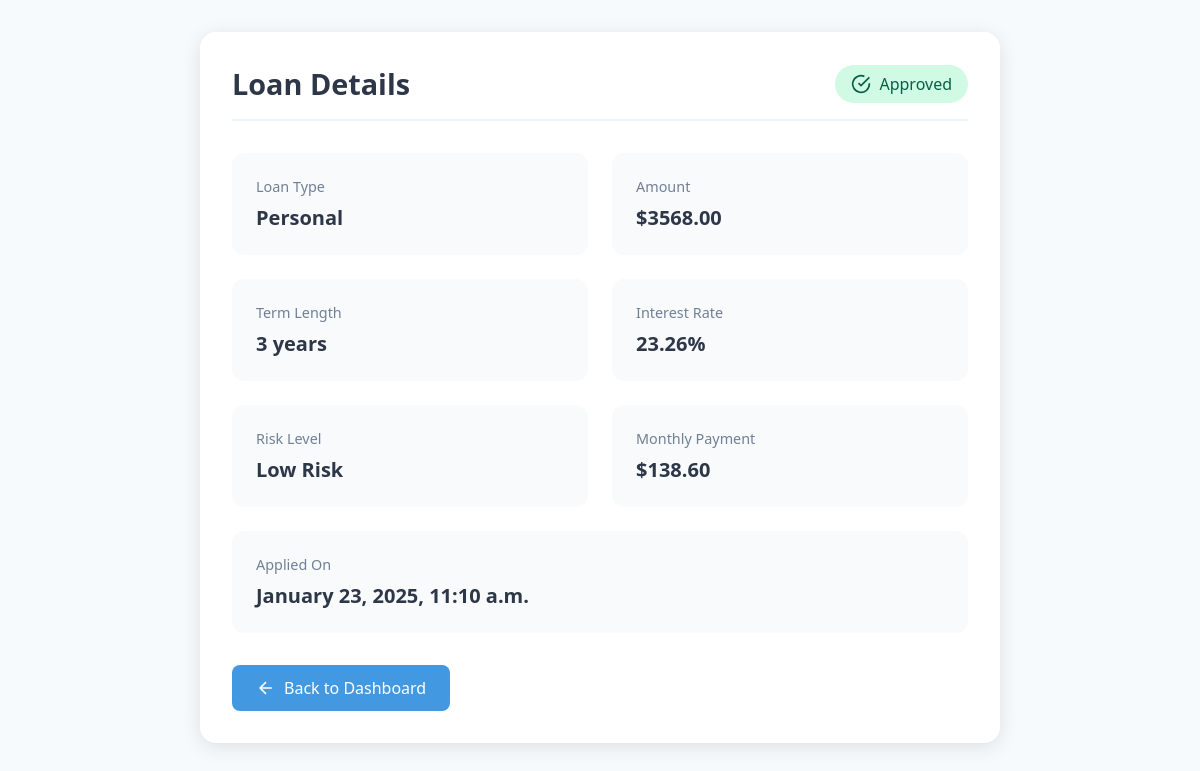
/dashboard/loan/14/ (signed in), run on the app's committed database.
### dashboard/models.py (models this page shows, shortened)
class LoanApplication(models.Model):
    user = models.ForeignKey(settings.AUTH_USER_MODEL, on_delete=models.CASCADE, related_name='loan_applications')
    province = models.CharField(max_length=100)
    region_type = models.CharField(max_length=50)
    age = models.IntegerField()
    gender = models.CharField(max_length=10)
    employment_type = models.CharField(max_length=50)
    annual_income = models.FloatField()
    credit_history = models.CharField(max_length=50)
    existing_debt = models.FloatField()
    savings_assets = models.FloatField()
    loan_type = models.CharField(max_length=50)
    loan_amount = models.FloatField()
    loan_term_years = models.IntegerField()
    annual_interest_rate = models.FloatField()
    collateral = models.FloatField()
    risk_prediction = models.CharField(max_length=50)
    loan_status = models.CharField(max_length=20)
    created_at = models.DateTimeField(auto_now_add=True)

### dashboard/views.py (the view)
# urls.py: path('loan/<int:loan_id>/', loan_detail_view, name='loan_detail'),
@login_required
def loan_detail_view(request, loan_id):
    loan = get_object_or_404(LoanApplication, id=loan_id, user=request.user)
    return render(request, 'dashboard/loan_detail.html', {'loan': loan})

### dashboard/templates/dashboard/loan_detail.html (shortened to what this page needs)
<!DOCTYPE html>
<html lang="en">
<head>
</head>
<body>
    <div class="container">
        <div class="header">
            <h2>Loan Details</h2>
            <div class="status-badge status-{{ loan.loan_status|lower }}">
                <svg width="20" height="20" viewBox="0 0 24 24" fill="none" stroke="currentColor" stroke-width="2">
                    {% if loan.loan_status == 'Pending' %}
                    <circle cx="12" cy="12" r="10"/>
                    <line x1="12" y1="6" x2="12" y2="12"/>
                    <line x1="12" y1="16" x2="12" y2="16"/>
                    {% elif loan.loan_status == 'Approved' %}
                    <path d="M22 11.08V12a10 10 0 1 1-5.93-9.14"/>
                    <polyline points="22 4 12 14.01 9 11.01"/>
                    {% else %}
                    <circle cx="12" cy="12" r="10"/>
                    <line x1="15" y1="9" x2="9" y2="15"/>
                    <line x1="9" y1="9" x2="15" y2="15"/>
                    {% endif %}
                </svg>
                {{ loan.loan_status }}
            </div>
        </div>
        <div class="loan-grid">
            <div class="detail-card">
                <div class="detail-label">Loan Type</div>
                <div class="detail-value">{{ loan.loan_type }}</div>
            </div>
            <div class="detail-card">
                <div class="detail-label">Amount</div>
                <div class="detail-value">${{ loan.loan_amount|floatformat:2 }}</div>
            </div>
            <div class="detail-card">
                <div class="detail-label">Term Length</div>
                <div class="detail-value">{{ loan.loan_term_years }} years</div>
            </div>
            <div class="detail-card">
                <div class="detail-label">Interest Rate</div>
                <div class="detail-value">{{ loan.annual_interest_rate }}%</div>
            </div>
            <div class="detail-card">
                <div class="detail-label">Risk Level</div>
                <div class="detail-value">{{ loan.risk_prediction }}</div>
            </div>
            <div class="detail-card">
                <div class="detail-label">Monthly Payment</div>
                <div class="detail-value" id="monthlyPayment">Calculating...</div>
            </div>
            <div class="detail-card" style="grid-column: 1 / -1">
                <div class="detail-label">Applied On</div>
                <div class="detail-value">{{ loan.created_at|date:"F j, Y, g:i a" }}</div>
            </div>
        </div>
        <a href="{% url 'dashboard:dashboard' %}" class="btn">
            <svg width="20" height="20" viewBox="0 0 24 24" fill="none" stroke="currentColor" stroke-width="2">
                <path d="M19 12H5M12 19l-7-7 7-7"/>
            </svg>
            Back to Dashboard
        </a>
    </div>
</body>
</html>

### dashboard/templates/dashboard/loan_detail.html (style rules this page uses)
:root { --primary: #4299e1; --success: #48bb78; --warning: #ed8936; --danger: #e53e3e; --background: #f7fafc; }
* { margin: 0; padding: 0; box-sizing: border-box; font-family: 'Segoe UI', system-ui, sans-serif; }
body { background: var(--background); padding: 2rem; }
.container { max-width: 800px; margin: 0 auto; background: white; padding: 2rem; border-radius: 16px; box-shadow: 0 4px 20px rgba(0, 0, 0, 0.1); }
.header { display: flex; justify-content: space-between; align-items: center; margin-bottom: 2rem; padding-bottom: 1rem; border-bottom: 2px solid #edf2f7; }
h2 { font-size: 1.8rem; color: #2d3748; }
.loan-grid { display: grid; grid-template-columns: repeat(2, 1fr); gap: 1.5rem; margin-bottom: 2rem; }
.detail-card { background: #f8fafc; padding: 1.5rem; border-radius: 12px; transition: transform 0.2s; }
.detail-label { color: #718096; font-size: 0.9rem; margin-bottom: 0.5rem; }
.detail-value { color: #2d3748; font-size: 1.25rem; font-weight: 600; }
.status-badge { padding: 0.5rem 1rem; border-radius: 9999px; font-weight: 500; display: flex; align-items: center; gap: 0.5rem; }
.status-approved { background: #d1fae5; color: #065f46; }
.btn { display: inline-flex; align-items: center; gap: 0.5rem; padding: 0.75rem 1.5rem; border-radius: 8px; background: var(--primary); color: white; text-decoration: none; font-weight: 500; transition: all 0.2s; }

### data on the page
LoanApplication: loan_status "Approved", loan_type "Personal", loan_amount "3568.00", loan_term_years "3", annual_interest_rate "23.26", risk_prediction "Low Risk", created_at "January 23, 2025, 11:10 a.m."
